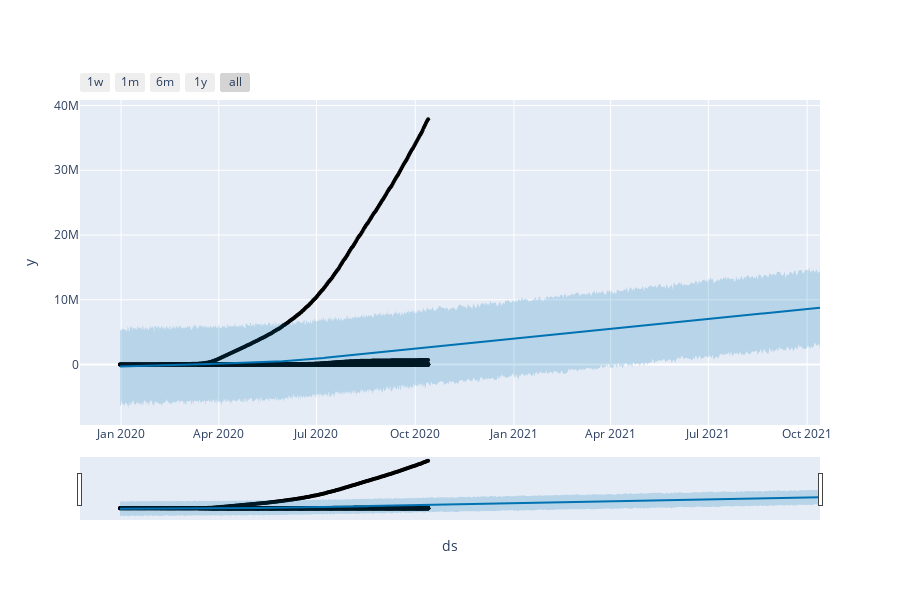

Notebook cell for this chart:
### Code cell
from fbprophet.plot import plot_plotly, plot_components_plotly

plot_plotly(pro, forecast)

# The blue line is the predicted total cases for the given timeframe
# This is the interactive plot

### Figure 1 — Plotly figure (JSON) as saved in the notebook; plotly's stock layout.template omitted (floating-point values rounded to 4 significant figures; data arrays with more than 128 entries replaced by an {"elided": "..."} marker saying what was removed)
{"data": [{"marker": {"color": "black", "size": 4}, "mode": "markers", "name": "Actual", "type": "scatter", "x": {"elided": "3000 str values"}, "y": {"elided": "3000 int values"}}, {"hoverinfo": "skip", "line": {"width": 0}, "mode": "lines", "type": "scatter", "x": {"elided": "3365 str values"}, "y": {"elided": "3365 float values"}}, {"fill": "tonexty", "fillcolor": "rgba(0, 114, 178, 0.2)", "line": {"color": "#0072B2", "width": 2}, "mode": "lines", "name": "Predicted", "type": "scatter", "x": {"elided": "3365 str values"}, "y": {"elided": "3365 float values"}}, {"fill": "tonexty", "fillcolor": "rgba(0, 114, 178, 0.2)", "hoverinfo": "skip", "line": {"width": 0}, "mode": "lines", "type": "scatter", "x": {"elided": "3365 str values"}, "y": {"elided": "3365 float values"}}], "layout": {"height": 600, "showlegend": false, "width": 900, "xaxis": {"rangeselector": {"buttons": [{"count": 7, "label": "1w", "step": "day", "stepmode": "backward"}, {"count": 1, "label": "1m", "step": "month", "stepmode": "backward"}, {"count": 6, "label": "6m", "step": "month", "stepmode": "backward"}, {"count": 1, "label": "1y", "step": "year", "stepmode": "backward"}, {"step": "all"}]}, "rangeslider": {"visible": true}, "title": {"text": "ds"}, "type": "date"}, "yaxis": {"title": {"text": "y"}}}}
